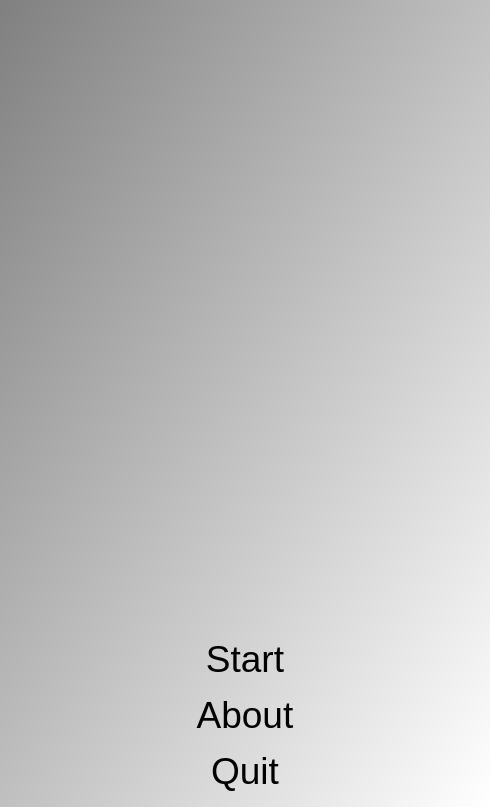
<?xml version="1.0" encoding="UTF-8"?>
<ui version="4.0">
 <class>QtAsciiArterMenuDialog</class>
 <widget class="QDialog" name="QtAsciiArterMenuDialog">
  <property name="geometry">
   <rect>
    <x>0</x>
    <y>0</y>
    <width>490</width>
    <height>807</height>
   </rect>
  </property>
  <property name="font">
   <font>
    <pointsize>28</pointsize>
   </font>
  </property>
  <property name="windowTitle">
   <string>AsciiArter</string>
  </property>
  <property name="styleSheet">
   <string notr="true">QDialog { 
background-color: qlineargradient(x1: 0, y1: 0, x2: 1, y2: 1, stop: 0  #808080, stop: 1 #ffffff);
}
QPushButton { background-color: rgb(255, 255, 255);  }
QPushButton { color: rgb(0,0,0); }
QPushButton { font: 48px, &quot;monospace&quot; }</string>
  </property>
  <layout class="QVBoxLayout" name="verticalLayout">
   <item>
    <widget class="QLabel" name="image_gabor">
     <property name="text">
      <string/>
     </property>
     <property name="pixmap">
      <pixmap resource="ToolAsciiArter.qrc">:/ToolAsciiArter/images/ToolAsciiArterWelcome.png</pixmap>
     </property>
     <property name="alignment">
      <set>Qt::AlignCenter</set>
     </property>
    </widget>
   </item>
   <item>
    <widget class="QPushButton" name="button_start">
     <property name="text">
      <string>Start</string>
     </property>
     <property name="flat">
      <bool>true</bool>
     </property>
    </widget>
   </item>
   <item>
    <widget class="QPushButton" name="button_about">
     <property name="text">
      <string>About</string>
     </property>
     <property name="flat">
      <bool>true</bool>
     </property>
    </widget>
   </item>
   <item>
    <widget class="QPushButton" name="button_quit">
     <property name="text">
      <string>Quit</string>
     </property>
     <property name="flat">
      <bool>true</bool>
     </property>
    </widget>
   </item>
  </layout>
 </widget>
 <layoutdefault spacing="6" margin="11"/>
 <resources>
  <include location="ToolAsciiArter.qrc"/>
 </resources>
 <connections/>
</ui>
